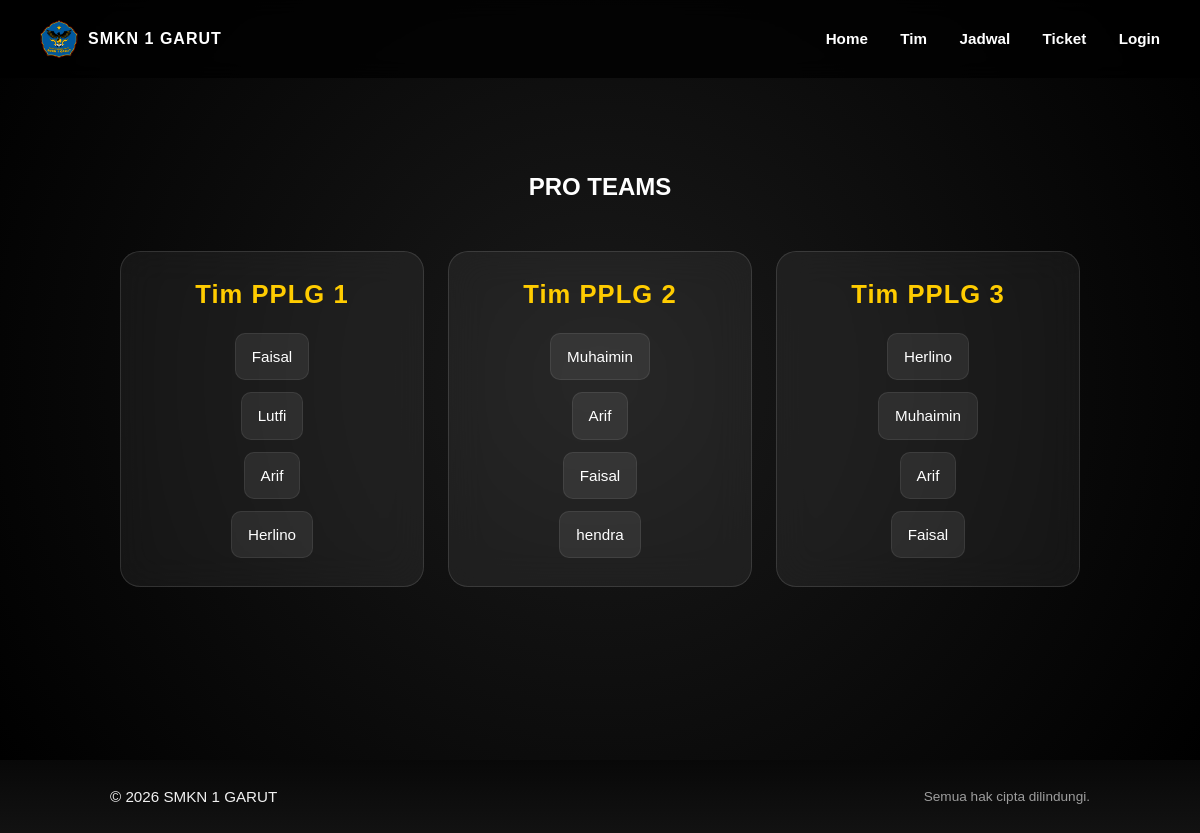
/teams.php, run on the app's committed database.
### tables this page shows
CREATE TABLE `db_teams` (
  `id` int(11) NOT NULL,
  `NamaTim` varchar(50) NOT NULL,
  `Player1` varchar(50) NOT NULL,
  `Player2` varchar(50) NOT NULL,
  `Player3` varchar(50) NOT NULL,
  `Player4` varchar(50) NOT NULL
);

### teams.php (the view, shortened to what this page needs)
<?php
include 'konek/konek.php';
?>
<!DOCTYPE html>
<html lang="en">
<head>
    <link rel="stylesheet" href="css/teams.css">
</head>
<body>
    <?php include 'include/header.php'; ?>
    <section id="teams">
        <h2 style="margin-bottom: 50px;">PRO TEAMS</h2>
        <div class="grid-container">
            <?php
            $sql = "SELECT id, NamaTim, Player1, Player2, Player3, Player4 FROM db_teams";
            $result = $conn->query($sql);
            if ($result->num_rows > 0) {
            while($row = $result->fetch_assoc()) {
                echo "<div class=\"card\">
                    <h3>" . $row["NamaTim"] . "</h3>
                    <p>" . $row["Player1"] . "</p>
                    <p>" . $row["Player2"] . "</p>
                    <p>" . $row["Player3"] . "</p>
                    <p>" . $row["Player4"] . "</p>
                </div>";
            }
            } else {
                echo "0 results";
            }
            ?>
        </div>
    </section>
    <?php include 'include/footer.php'; ?>
</body>
</html>

### css/teams.css (style rules this page uses)
* { margin: 0; padding: 0; box-sizing: border-box; font-family: 'Rajdhani', sans-serif; }
:root { --gold: #ffcc00; --blue: #0059ff; }
html { scroll-snap-type: y mandatory; scroll-behavior: smooth; }
body { background-color: var(--dark); color: white; overflow-x: hidden; }
section { height: 95vh; width: 100%; display: flex; flex-direction: column; justify-content: center; align-items: center; scroll-snap-align: start; position: relative; padding: 0 10%; overflow: hidden; }
#teams { background: radial-gradient(circle at center, #1a1a1a 0%, #000 100%); }
.grid-container { display: grid; grid-template-columns: repeat(auto-fit, minmax(240px, 1fr)); gap: 24px; width: 100%; max-width: 1100px; background: var(--glass); }
.card { display: flex; flex-direction: column; align-items: center; justify-content: flex-start; backdrop-filter: blur(18px); border: 1px solid rgba(255, 255, 255, 0.12); padding: 28px 24px; text-align: center; border-radius: 20px; transition: transform 0.4s ease, border-color 0.4s ease, box-shadow 0.4s ease; background: rgba(255, 255, 255, 0.06); min-height: 320px; }
.card h3 { margin-bottom: 24px; font-size: 1.6rem; color: var(--gold); letter-spacing: 0.04em; font-weight: 700; }
.card p { background: rgba(255, 255, 255, 0.08); border-radius: 10px; padding: 12px 16px; margin: 0 0 12px 0; color: #fff; font-weight: 500; border: 1px solid rgba(255, 255, 255, 0.08); font-size: 0.95rem; line-height: 1.4; }
.card p:last-child { margin-bottom: 0; }

### include/header.php (style rules this page uses)
* { margin: 0; padding: 0; box-sizing: border-box; }

### data on the page
db_teams: NamaTim "Tim PPLG 1", Player1 "Faisal", Player2 "Lutfi", Player3 "Arif", Player4 "Herlino"
db_teams: NamaTim "Tim PPLG 2", Player1 "Muhaimin", Player2 "Arif", Player3 "Faisal", Player4 "hendra"
db_teams: NamaTim "Tim PPLG 3", Player1 "Herlino", Player2 "Muhaimin", Player3 "Arif", Player4 "Faisal"
